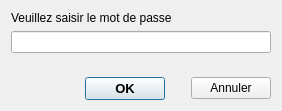
<?xml version="1.0" encoding="UTF-8"?>
<ui version="4.0">
 <class>CMdpDlg</class>
 <widget class="QDialog" name="CMdpDlg">
  <property name="geometry">
   <rect>
    <x>0</x>
    <y>0</y>
    <width>282</width>
    <height>111</height>
   </rect>
  </property>
  <property name="windowTitle">
   <string>Dialog</string>
  </property>
  <layout class="QVBoxLayout" name="verticalLayout">
   <item>
    <widget class="QLabel" name="label">
     <property name="text">
      <string>Veuillez saisir le mot de passe</string>
     </property>
    </widget>
   </item>
   <item>
    <widget class="QLineEdit" name="editMdp">
     <property name="layoutDirection">
      <enum>Qt::LeftToRight</enum>
     </property>
    </widget>
   </item>
   <item>
    <spacer name="verticalSpacer">
     <property name="orientation">
      <enum>Qt::Vertical</enum>
     </property>
     <property name="sizeHint" stdset="0">
      <size>
       <width>20</width>
       <height>40</height>
      </size>
     </property>
    </spacer>
   </item>
   <item>
    <layout class="QHBoxLayout" name="horizontalLayout">
     <item>
      <spacer name="horizontalSpacer">
       <property name="orientation">
        <enum>Qt::Horizontal</enum>
       </property>
       <property name="sizeHint" stdset="0">
        <size>
         <width>40</width>
         <height>20</height>
        </size>
       </property>
      </spacer>
     </item>
     <item>
      <widget class="QPushButton" name="pushOK">
       <property name="font">
        <font>
         <pointsize>10</pointsize>
         <weight>75</weight>
         <bold>true</bold>
        </font>
       </property>
       <property name="text">
        <string>OK</string>
       </property>
       <property name="icon">
        <iconset resource="icons.qrc">
         <normaloff>:/root/bullet_accept</normaloff>:/root/bullet_accept</iconset>
       </property>
       <property name="iconSize">
        <size>
         <width>32</width>
         <height>32</height>
        </size>
       </property>
      </widget>
     </item>
     <item>
      <spacer name="horizontalSpacer_2">
       <property name="orientation">
        <enum>Qt::Horizontal</enum>
       </property>
       <property name="sizeType">
        <enum>QSizePolicy::Fixed</enum>
       </property>
       <property name="sizeHint" stdset="0">
        <size>
         <width>20</width>
         <height>20</height>
        </size>
       </property>
      </spacer>
     </item>
     <item>
      <widget class="QPushButton" name="pushCancel">
       <property name="text">
        <string>Annuler</string>
       </property>
       <property name="icon">
        <iconset resource="icons.qrc">
         <normaloff>:/root/bullet_deny</normaloff>:/root/bullet_deny</iconset>
       </property>
       <property name="iconSize">
        <size>
         <width>32</width>
         <height>32</height>
        </size>
       </property>
      </widget>
     </item>
    </layout>
   </item>
  </layout>
 </widget>
 <resources>
  <include location="icons.qrc"/>
 </resources>
 <connections/>
</ui>
